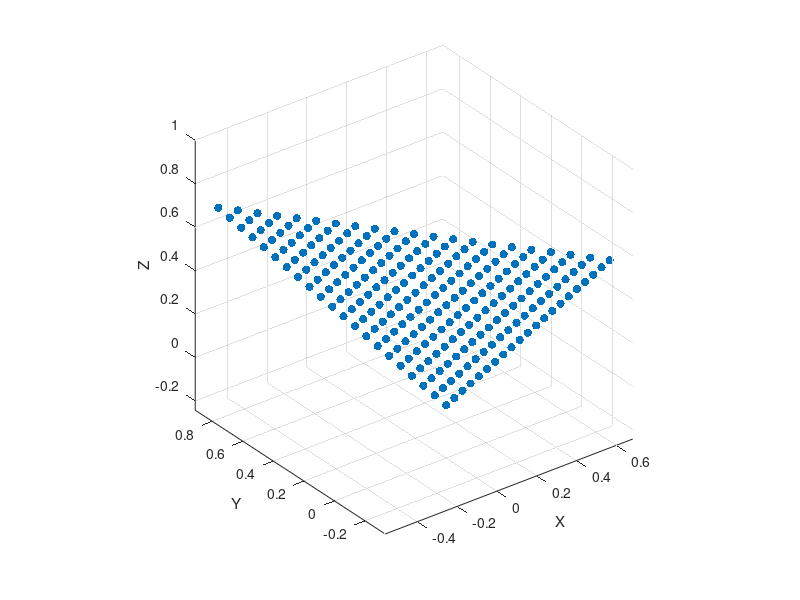

Here is the MATLAB script that generated this plot:
% ベクトル a と b の定義（ランダムな例）
a = [2 * rand - 1, 2 * rand - 1, 2 * rand - 1];
b = [2 * rand - 1, 2 * rand - 1, 2 * rand - 1];

% u と v のメッシュグリッドを生成
[u, v] = meshgrid(0:0.05:1, 0:0.05:1);

% メッシュグリッド内のすべての点について u + v <= 1 の条件を満たすものを選択
mask = (u + v <= 1);
u = u(mask);
v = v(mask);

% 平面上の点を計算
P = bsxfun(@times, u, a) + bsxfun(@times, v, b);

% 3次元空間に平面をプロット
scatter3(P(:, 1), P(:, 2), P(:, 3), 'filled');

% 軸のラベルとグリッドを追加
xlabel('X');
ylabel('Y');
zlabel('Z');
grid on;
axis equal;  % 各軸のスケールを同じにする
